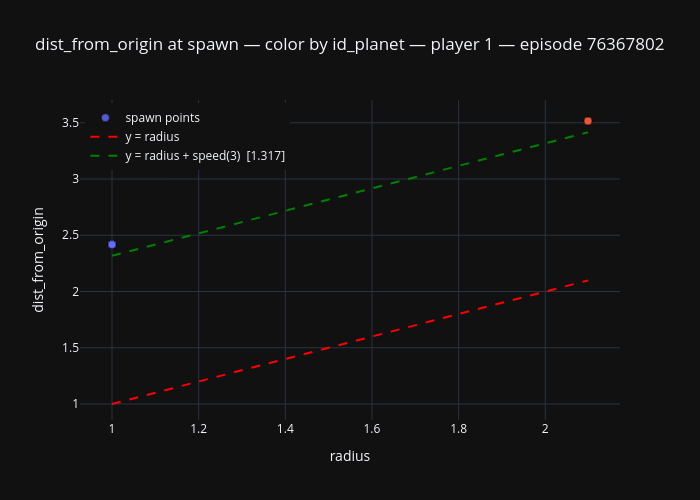

Notebook source saved alongside this figure:
### Code cell
df_spawn = df.query("dist_from_prev.isna()").copy()
df_spawn["id_planet"] = df_spawn["id_planet"].astype("category")

speed_3 = fleet_speed(3)
ref_r = [df_spawn["radius"].min(), df_spawn["radius"].max()]

palette = [
    "#636efa", "#ef553b", "#00cc96", "#ab63fa", "#ffa15a", "#19d3f3",
    "#ff6692", "#b6e880", "#9467bd", "#8c564b", "#e377c2", "#7f7f7f",
    "#bcbd22", "#17becf",
]
id_colors = {
    pid: palette[i % len(palette)]
    for i, pid in enumerate(df_spawn["id_planet"].cat.categories)
}
colors = df_spawn["id_planet"].map(id_colors)

fig = go.Figure()

fig.add_trace(go.Scatter(
    x=df_spawn["radius"],
    y=df_spawn["dist_from_origin"],
    mode="markers",
    marker=dict(
        size=8,
        color=colors,
        opacity=0.8,
        line=dict(width=0.5, color="black"),
    ),
    customdata=df_spawn[["id_planet"]],
    hovertemplate="radius=%{x:.3f}<br>dist_from_origin=%{y:.3f}<br>id_planet=%{customdata[0]}<extra></extra>",
    name="spawn points",
))

fig.add_trace(go.Scatter(
    x=ref_r,
    y=ref_r,
    mode="lines",
    line=dict(color="red", dash="dash", width=2),
    name="y = radius",
))

fig.add_trace(go.Scatter(
    x=ref_r,
    y=[r + speed_3 for r in ref_r],
    mode="lines",
    line=dict(color="green", dash="dash", width=2),
    name=f"y = radius + speed(3)  [{speed_3:.3f}]",
))

fig.update_layout(
    width=700,
    height=500,
    xaxis_title="radius",
    yaxis_title="dist_from_origin",
    title=f"dist_from_origin at spawn — color by id_planet — player {PLAYER} — episode {EPISODE_ID}",
    template="plotly_dark",
    legend=dict(yanchor="top", y=0.99, xanchor="left", x=0.01),
)

fig.show()

### Figure 1 — Plotly figure (JSON) as saved in the notebook; plotly's stock layout.template omitted (floating-point values rounded to 4 significant figures)
{"data": [{"customdata": [[7], [7], [7], [7], [7], [7], [7], [7], [7], [7], [7], [7], [7], [7], [7], [7], [7], [7], [11], [11], [7], [11], [11], [11], [7], [11], [11], [11], [7], [11], [11], [11], [7], [11], [11], [11], [7], [11], [11], [11], [7], [11], [11], [11], [7], [11], [11], [11], [7], [11], [11], [15], [11], [7], [11], [11], [7], [11], [7], [11], [11], [11], [7], [11], [11], [7], [11], [11], [7], [11], [11], [11], [7], [7]], "hovertemplate": "radius=%{x:.3f}<br>dist_from_origin=%{y:.3f}<br>id_planet=%{customdata[0]}<extra></extra>", "marker": {"color": ["#636efa", "#636efa", "#636efa", "#636efa", "#636efa", "#636efa", "#636efa", "#636efa", "#636efa", "#636efa", "#636efa", "#636efa", "#636efa", "#636efa", "#636efa", "#636efa", "#636efa", "#636efa", "#ef553b", "#ef553b", "#636efa", "#ef553b", "#ef553b", "#ef553b", "#636efa", "#ef553b", "#ef553b", "#ef553b", "#636efa", "#ef553b", "#ef553b", "#ef553b", "#636efa", "#ef553b", "#ef553b", "#ef553b", "#636efa", "#ef553b", "#ef553b", "#ef553b", "#636efa", "#ef553b", "#ef553b", "#ef553b", "#636efa", "#ef553b", "#ef553b", "#ef553b", "#636efa", "#ef553b", "#ef553b", "#00cc96", "#ef553b", "#636efa", "#ef553b", "#ef553b", "#636efa", "#ef553b", "#636efa", "#ef553b", "#ef553b", "#ef553b", "#636efa", "#ef553b", "#ef553b", "#636efa", "#ef553b", "#ef553b", "#636efa", "#ef553b", "#ef553b", "#ef553b", "#636efa", "#636efa"], "line": {"color": "black", "width": 0.5}, "opacity": 0.8, "size": 8}, "mode": "markers", "name": "spawn points", "type": "scatter", "x": [1, 1, 1, 1, 1, 1, 1, 1, 1, 1, 1, 1, 1, 1, 1, 1, 1, 1, 2.099, 2.099, 1, 2.099, 2.099, 2.099, 1, 2.099, 2.099, 2.099, 1, 2.099, 2.099, 2.099, 1, 2.099, 2.099, 2.099, 1, 2.099, 2.099, 2.099, 1, 2.099, 2.099, 2.099, 1, 2.099, 2.099, 2.099, 1, 2.099, 2.099, 2.099, 2.099, 1, 2.099, 2.099, 1, 2.099, 1, 2.099, 2.099, 2.099, 1, 2.099, 2.099, 1, 2.099, 2.099, 1, 2.099, 2.099, 2.099, 1, 1], "y": [2.417, 2.417, 2.417, 2.417, 2.417, 2.417, 2.417, 2.417, 2.417, 2.417, 2.417, 2.417, 2.417, 2.417, 2.417, 2.417, 2.417, 2.417, 3.516, 3.516, 2.417, 3.516, 3.516, 3.516, 2.417, 3.516, 3.516, 3.516, 2.417, 3.516, 3.516, 3.516, 2.417, 3.516, 3.516, 3.516, 2.417, 3.516, 3.516, 3.516, 2.417, 3.516, 3.516, 3.516, 2.417, 3.516, 3.516, 3.516, 2.417, 3.516, 3.516, 3.516, 3.516, 2.417, 3.516, 3.516, 2.417, 3.516, 2.417, 3.516, 3.516, 3.516, 2.417, 3.516, 3.516, 2.417, 3.516, 3.516, 2.417, 3.516, 3.516, 3.516, 2.417, 2.417]}, {"line": {"color": "red", "dash": "dash", "width": 2}, "mode": "lines", "name": "y = radius", "type": "scatter", "x": [1, 2.099], "y": [1, 2.099]}, {"line": {"color": "green", "dash": "dash", "width": 2}, "mode": "lines", "name": "y = radius + speed(3)  [1.317]", "type": "scatter", "x": [1, 2.099], "y": [2.317, 3.416]}], "layout": {"height": 500, "legend": {"x": 0.01, "xanchor": "left", "y": 0.99, "yanchor": "top"}, "title": {"text": "dist_from_origin at spawn — color by id_planet — player 1 — episode 76367802"}, "width": 700, "xaxis": {"title": {"text": "radius"}}, "yaxis": {"title": {"text": "dist_from_origin"}}}}
